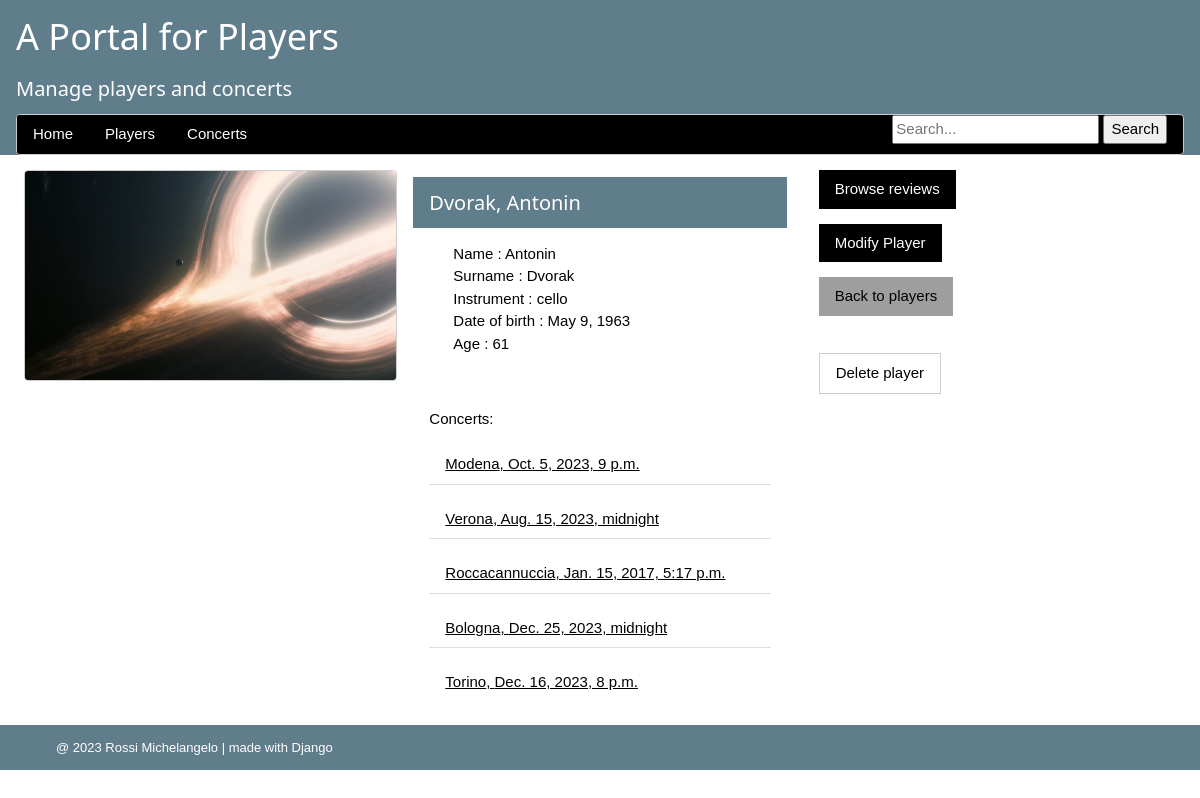
/home/players/8/, run on the app's committed database.
### players/models.py (models this page shows, shortened)
class Player(models.Model):
    name = models.CharField(max_length=100)
    surname = models.CharField(max_length=100)
    instrument = models.CharField(max_length=50)
    date_of_birth = models.DateField(default=None)
    photo = models.ImageField(upload_to='images/', default=None, blank=True, null=True)
    date_of_insert = datetime.date.today()
    def get_age(self):
        today = datetime.date.today()
        age = today.year - self.date_of_birth.year - ((today.month, today.day) < (self.date_of_birth.month, self.date_of_birth.day))
        return age

class Concert(models.Model):
    place = models.CharField(max_length=100)
    concert_time = models.DateTimeField(default=None)
    players = models.ManyToManyField(Player)

### players/views/players.py (the view)
# urls.py: path('players/<int:player_id>/', views.player_detail, name='player_detail'),
def player_detail(request, player_id):  # print on screen infos about a player
    selected_player = Player.objects.get(pk=player_id)
    age = selected_player.get_age()  # Compute age of a player
    player_values = list(selected_player.__dict__.values())[2:]  # Ignore __stat__ and id (don't need to be shown in the web page)
    details = []
    for i in range(len(PLAYER_KEYS)):  # Get a tuple to pair every field to every value
        field = (PLAYER_KEYS[i], player_values[i])
        details.append(field)
    concerts = list(selected_player.concert_set.all())  # Extract concerts in which a player was involved
    context = {'details': details, 'player': selected_player, 'age': age, 'concerts': concerts}
    return render(request, 'players/players/player_detail.html', context)

### players/templates/players/players/player_detail.html (shortened to what this page needs)
{% extends 'players/general/base.html' %}
{% block first_third %}
    <p>
    {% if player.photo %}
    <img src="{{ player.photo.url }}" class="w3-border w3-round" style="width:100%;max-width:400px">
        {% else %}
        <h4 class="w3-center">No photo available.</h4>
    {% endif %}
    </p>
{% endblock %}
{% block second_third %}
    <br>
    <div class=>
    <header class="w3-container w3 w3-blue-gray">
    <h4>{{ player.surname }}, {{ player.name }}</h4>
    </header>
    <ul>
        {% for key,value in details %}
            {{ key }} : {{ value }}<br>
         {% endfor %}
        Age : {{ age }}
    </ul>
    </div>
    <br>
    <div class="w3-container">
    <p>Concerts:</p>
    {% if concerts %}
    <ul class="w3-ul">
        {% for concert in concerts %}
            <p><li class="w3-hover-shadow"><a href="{% url 'players:concert_detail' concert.id %}">
                {{ concert.place }}, {{ concert.concert_time }}</a></li>
        {% endfor %}
    </ul>
    {% else %}
        <ul>
        <p style="font-size: small">No concerts available.</p>
        </ul>
    {% endif %}
    <br>
    </div>
{% endblock second_third %}
{%block third_third %}
    <div class="w3-container">
    <p><a href="{% url 'players:reviews' player.id %}" class="w3-button w3-black">Browse reviews</a></p>
    <p><a href="{% url 'players:player_modify' player.id %}" class="w3-button w3-black">Modify Player</a></p>
    <p><a href="{% url 'players:players_summary' %}" class="w3-button w3-gray">Back to players</a></p>
    <br>
    <button onclick="document.getElementById('id01').style.display='block'" class="w3-button w3-border">Delete player</button>
</div>
{% endblock %}

### players/templates/players/general/base.html (shortened to what this page needs)
<!DOCTYPE html>
<html lang="en">
{% load static %}
<head>
    <link rel="stylesheet" href="{% static 'players/mystyle.css' %}">
</head>
<body>
    <div id="header" class="w3-container w3-blue-grey w3-text-white">
        {% block header %}
        <h1>A Portal for Players</h1>
        <h4>Manage players and concerts</h4>
        <div class="w3-bar w3-border w3-round w3-black ">
            <a href="{% url 'players:home' %}" class="w3-bar-item w3-button">Home</a>
            <div class="w3-dropdown-hover">
                <button class="w3-button">Players</button>
            </div>
            <div class="w3-dropdown-hover">
                <button class="w3-button">Concerts</button>
            </div>
        <div class="w3-right">
            <form class="w3-container" method="post" action="{% url 'players:search' %}">
                <input type="search" placeholder="Search..." name="searched">
                <input type="submit" value="Search">
                </form>
            </div>
        </div>
        {% endblock %}
    </div>
    <div id="content" class="w3-container w3-row-padding">
        <div class="w3-container w3-third">{% block first_third %}{% endblock %}</div>
        <div class="w3-container w3-third" >{% block second_third %}{% endblock %}</div>
        <div class= "w3-container w3-third">
            {% block third_third %}{% endblock %}</div>
    </div>
    <div id="footer" class="w3-container w3-blue-gray w3-text-white" style="font-size: small">
        <ul>
            @ 2023 Rossi Michelangelo | made with Django
        </ul>
    </div>
</body>
</html>

### players/static/players/mystyle.css (style rules this page uses)
html { box-sizing:border-box }
*,*:before,*:after { box-sizing:inherit }
html { -ms-text-size-adjust:100%;-webkit-text-size-adjust:100% }
body { margin:0 }
article,aside,details,figcaption,figure,footer,header,main,menu,nav,section { display:block }
a { background-color:transparent }
img { border-style:none }
button,input,select,textarea,optgroup { font:inherit;margin:0 }
button,input { overflow:visible }
button,select { text-transform:none }
button,[type=button],[type=reset],[type=submit] { -webkit-appearance:button }
[type=search] { -webkit-appearance:textfield;outline-offset:-2px }
html,body { font-family:Verdana,sans-serif;font-size:15px;line-height:1.5 }
html { overflow-x:hidden }
h1 { font-size:36px }
h4 { font-size:20px }
h1,h2,h3,h4,h5,h6 { font-family:"Segoe UI",Arial,sans-serif;font-weight:400;margin:10px 0 }
img { vertical-align:middle }
a { color:inherit }
.w3-btn,.w3-button { border:none;display:inline-block;padding:8px 16px;vertical-align:middle;overflow:hidden;text-decoration:none;color:inherit;background-color:inherit;text-align:center;cursor:pointer;white-space:nowrap }
.w3-btn,.w3-button { -webkit-touch-callout:none;-webkit-user-select:none;-khtml-user-select:none;-moz-user-select:none;-ms-user-select:none;user-select:none }
.w3-ul { list-style-type:none;padding:0;margin:0 }
.w3-ul li { padding:8px 16px;border-bottom:1px solid #ddd }
.w3-ul li:last-child { border-bottom:none }
.w3-dropdown-click,.w3-dropdown-hover { position:relative;display:inline-block;cursor:pointer }
.w3-bar { width:100%;overflow:hidden }
.w3-bar .w3-bar-item { padding:8px 16px;float:left;width:auto;border:none;display:block;outline:0 }
.w3-bar .w3-dropdown-hover,.w3-bar .w3-dropdown-click { position:static;float:left }
.w3-bar .w3-button { white-space:normal }
.w3-container:after,.w3-container:before,.w3-panel:after,.w3-panel:before,.w3-row:after,.w3-row:before,.w3-row-padding:after,.w3-row-padding:before, .w3-cell-row:before,.w3-cell-row:after,.w3-clear:after,.w3-clear:before,.w3-bar:before,.w3-bar:after { content:"";display:table;clear:both }
.w3-col,.w3-half,.w3-third,.w3-twothird,.w3-threequarter,.w3-quarter { float:left;width:100% }
@media (min-width:601px) { .w3-col.m4,.w3-third { width:33.33333% } }
.w3-round,.w3-round-medium { border-radius:4px }
.w3-row-padding,.w3-row-padding>.w3-half,.w3-row-padding>.w3-third,.w3-row-padding>.w3-twothird,.w3-row-padding>.w3-threequarter,.w3-row-padding>.w3-quarter,.w3-row-padding>.w3-col { padding:0 8px }
.w3-container,.w3-panel { padding:0.01em 16px }
.w3-border { border:1px solid #ccc!important }
.w3-right { float:right!important }
.w3-blue-grey,.w3-hover-blue-grey:hover,.w3-blue-gray,.w3-hover-blue-gray:hover { color:#fff!important;background-color:#607d8b!important }
.w3-black,.w3-hover-black:hover { color:#fff!important;background-color:#000!important }
.w3-grey,.w3-hover-grey:hover,.w3-gray,.w3-hover-gray:hover { color:#000!important;background-color:#9e9e9e!important }
.w3-text-white,.w3-hover-text-white:hover { color:#fff!important }

### data on the page
Player: photo (picture), surname "Dvorak", name "Antonin", details "Antonin" "Dvorak" "May 9, 1963"
Concert: place "Modena", concert_time "Oct. 5, 2023, 9 p.m."
Concert: place "Verona", concert_time "Aug. 15, 2023, midnight"
Concert: place "Roccacannuccia", concert_time "Jan. 15, 2017, 5:17 p.m."
Concert: place "Bologna", concert_time "Dec. 25, 2023, midnight"
Concert: place "Torino", concert_time "Dec. 16, 2023, 8 p.m."

### other printed values
{{ key }} "Name" "Surname" "Instrument" "Date of birth"
{{ value }} "cello"
{{ age }} "61"
